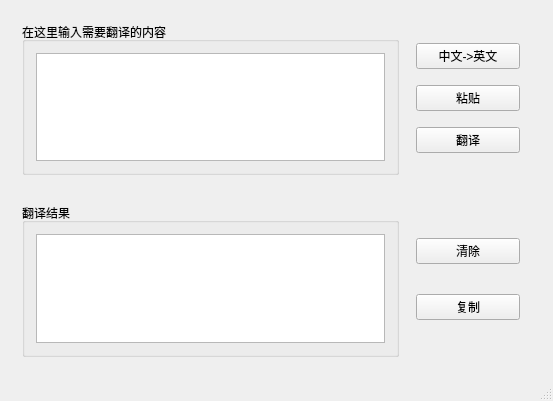
<?xml version="1.0" encoding="UTF-8"?>
<ui version="4.0">
 <class>MainWindow</class>
 <widget class="QMainWindow" name="MainWindow">
  <property name="geometry">
   <rect>
    <x>0</x>
    <y>0</y>
    <width>553</width>
    <height>401</height>
   </rect>
  </property>
  <property name="windowTitle">
   <string>MainWindow</string>
  </property>
  <property name="styleSheet">
   <string notr="true"/>
  </property>
  <widget class="QWidget" name="centralWidget">
   <layout class="QVBoxLayout" name="verticalLayout_3">
    <item>
     <widget class="QWidget" name="widget_3" native="true">
      <layout class="QHBoxLayout" name="horizontalLayout" stretch="3,1">
       <item>
        <widget class="QGroupBox" name="groupBox">
         <property name="title">
          <string>在这里输入需要翻译的内容</string>
         </property>
         <layout class="QVBoxLayout" name="verticalLayout_4">
          <item>
           <widget class="QTextEdit" name="ed_tranFrom"/>
          </item>
         </layout>
        </widget>
       </item>
       <item>
        <widget class="QWidget" name="widget" native="true">
         <layout class="QVBoxLayout" name="verticalLayout">
          <item>
           <widget class="QPushButton" name="btn_FormAndTo">
            <property name="text">
             <string>中文-&gt;英文</string>
            </property>
           </widget>
          </item>
          <item>
           <widget class="QPushButton" name="btn_paste">
            <property name="text">
             <string>粘贴</string>
            </property>
           </widget>
          </item>
          <item>
           <widget class="QPushButton" name="btn_tran">
            <property name="text">
             <string>翻译</string>
            </property>
           </widget>
          </item>
         </layout>
        </widget>
       </item>
      </layout>
     </widget>
    </item>
    <item>
     <widget class="QWidget" name="widget_4" native="true">
      <layout class="QHBoxLayout" name="horizontalLayout_2" stretch="3,1">
       <item>
        <widget class="QGroupBox" name="groupBox_2">
         <property name="title">
          <string>翻译结果</string>
         </property>
         <layout class="QVBoxLayout" name="verticalLayout_5">
          <item>
           <widget class="QTextEdit" name="ed_tranTo"/>
          </item>
         </layout>
        </widget>
       </item>
       <item>
        <widget class="QWidget" name="widget_2" native="true">
         <layout class="QVBoxLayout" name="verticalLayout_2">
          <item>
           <widget class="QPushButton" name="btn_clear">
            <property name="text">
             <string>清除</string>
            </property>
           </widget>
          </item>
          <item>
           <widget class="QPushButton" name="btn_copy">
            <property name="text">
             <string>复制</string>
            </property>
           </widget>
          </item>
         </layout>
        </widget>
       </item>
      </layout>
     </widget>
    </item>
   </layout>
  </widget>
  <widget class="QMenuBar" name="menuBar">
   <property name="geometry">
    <rect>
     <x>0</x>
     <y>0</y>
     <width>553</width>
     <height>26</height>
    </rect>
   </property>
  </widget>
  <widget class="QStatusBar" name="statusBar"/>
 </widget>
 <layoutdefault spacing="6" margin="11"/>
 <resources/>
 <connections/>
</ui>
